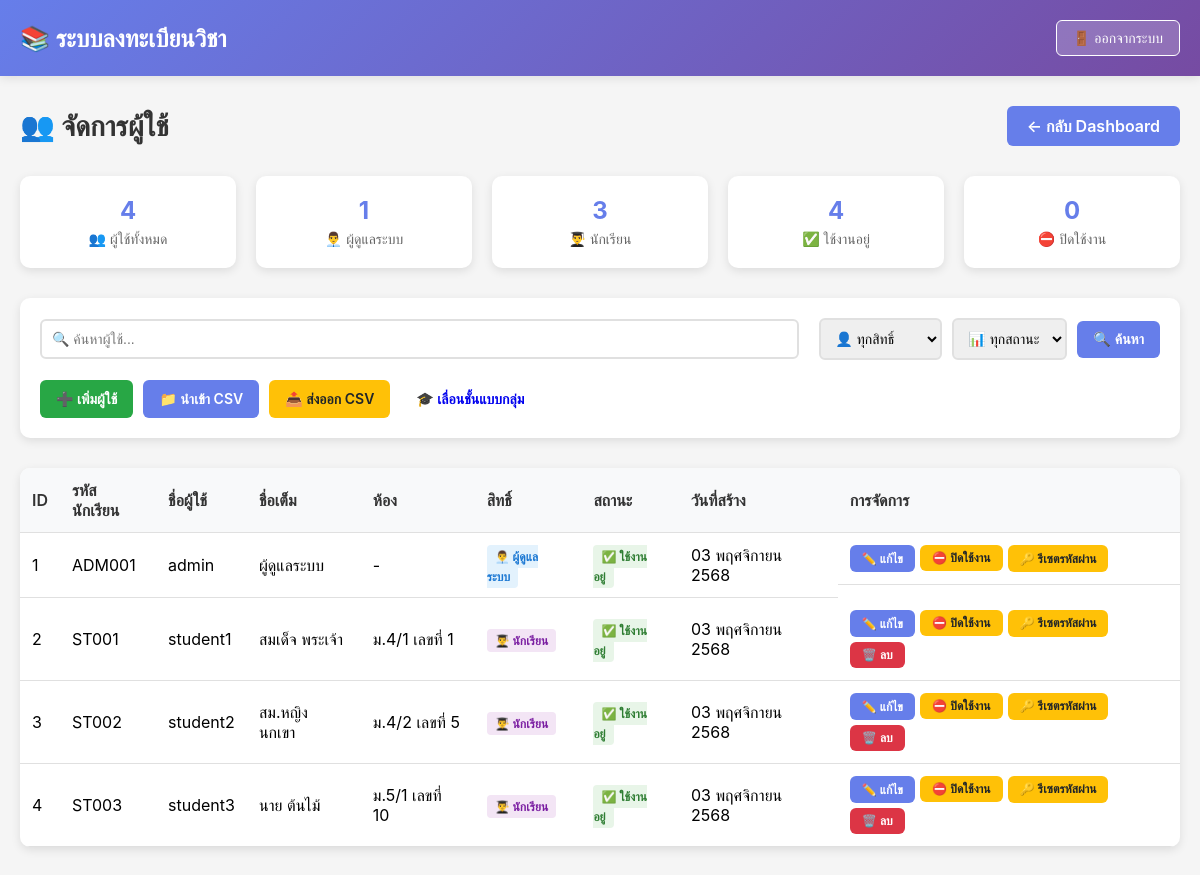
Page /admin/users-management.php (signed in) on the committed database.
### tables this page shows
CREATE TABLE users (
    id INT AUTO_INCREMENT PRIMARY KEY,
    student_id VARCHAR(50) UNIQUE NOT NULL,
    username VARCHAR(100) UNIQUE NOT NULL,
    password VARCHAR(255) NOT NULL,
    full_name VARCHAR(150) NOT NULL,
    class_room VARCHAR(50),
    class_number INT,
    email VARCHAR(100),
    role ENUM('student', 'admin') DEFAULT 'student',
    status ENUM('active', 'inactive') DEFAULT 'active',
    created_at TIMESTAMP DEFAULT CURRENT_TIMESTAMP,
    updated_at TIMESTAMP DEFAULT CURRENT_TIMESTAMP ON UPDATE CURRENT_TIMESTAMP,
    INDEX idx_student_id (student_id),
    INDEX idx_username (username),
    INDEX idx_role (role)
);

### config.php (called while the page is built, shortened)
<?php
function format_date_thai($date) {
    $thai_months = [
        'มกราคม', 'กุมภาพันธ์', 'มีนาคม', 'เมษายน',
        'พฤษภาคม', 'มิถุนายน', 'กรกฎาคม', 'สิงหาคม',
        'กันยายน', 'ตุลาคม', 'พฤศจิกายน', 'ธันวาคม'
    ];
    $date_obj = new DateTime($date);
    $year = $date_obj->format('Y') + 543;
    $month = (int)$date_obj->format('m') - 1;
    $day = $date_obj->format('d');
    return $day . ' ' . $thai_months[$month] . ' ' . $year;
}
?>

### admin/users-management.php (the view, shortened to what this page needs)
<?php
include '../config.php';
$search = $_GET['search'] ?? '';
$where_clause = '';
$query = "SELECT id, student_id, username, full_name, class_room, class_number, role, status, created_at FROM users $where_clause ORDER BY created_at DESC";
$stmt = $conn->prepare($query);
$stmt->execute();
$users_result = $stmt->get_result();
$stats_query = "SELECT
    COUNT(*) as total_users,
    SUM(CASE WHEN role = 'admin' THEN 1 ELSE 0 END) as admin_count,
    SUM(CASE WHEN role = 'student' THEN 1 ELSE 0 END) as student_count,
    SUM(CASE WHEN status = 'active' THEN 1 ELSE 0 END) as active_count,
    SUM(CASE WHEN status = 'inactive' THEN 1 ELSE 0 END) as inactive_count
FROM users";
$stats_result = $conn->query($stats_query);
$stats = $stats_result->fetch_assoc();
?>
<!DOCTYPE html>
<html lang="th">
<head>
</head>
<body>
    <div class="navbar">
        <div class="navbar-container">
            <div class="navbar-brand">📚 <?php echo SITE_NAME; ?></div>
            <a href="../logout.php" class="btn-logout">🚪 ออกจากระบบ</a>
        </div>
    </div>
    <div class="container">
        <div class="page-header">
            <h2>👥 จัดการผู้ใช้</h2>
            <a href="dashboard.php" class="btn-back">← กลับ Dashboard</a>
        </div>
        <div class="stats-grid">
            <div class="stat-card">
                <div class="stat-value"><?php echo $stats['total_users']; ?></div>
                <div class="stat-label">👥 ผู้ใช้ทั้งหมด</div>
            </div>
            <div class="stat-card">
                <div class="stat-value"><?php echo $stats['admin_count']; ?></div>
                <div class="stat-label">👨‍💼 ผู้ดูแลระบบ</div>
            </div>
            <div class="stat-card">
                <div class="stat-value"><?php echo $stats['student_count']; ?></div>
                <div class="stat-label">👨‍🎓 นักเรียน</div>
            </div>
            <div class="stat-card">
                <div class="stat-value"><?php echo $stats['active_count']; ?></div>
                <div class="stat-label">✅ ใช้งานอยู่</div>
            </div>
            <div class="stat-card">
                <div class="stat-value"><?php echo $stats['inactive_count']; ?></div>
                <div class="stat-label">⛔ ปิดใช้งาน</div>
            </div>
        </div>
        <div class="controls-section">
            <form method="GET" class="controls-row">
                <div class="search-box">
                    <input type="text" name="search" placeholder="🔍 ค้นหาผู้ใช้..." value="<?php echo htmlspecialchars($search); ?>">
                </div>
                <div class="filter-group">
                    <select name="filter_role">
                        <option value="">👤 ทุกสิทธิ์</option>
                    </select>
                    <select name="filter_status">
                        <option value="">📊 ทุกสถานะ</option>
                    </select>
                    <button type="submit" class="btn btn-primary">🔍 ค้นหา</button>
                </div>
            </form>
            <div class="action-buttons">
                <a href="user-add.php" class="btn btn-success">➕ เพิ่มผู้ใช้</a>
                <a href="user-import.php" class="btn btn-primary">📁 นำเข้า CSV</a>
                <a href="user-export.php" class="btn btn-warning">📤 ส่งออก CSV</a>
                <a href="bulk-user-promotion.php" class="btn btn-info">🎓 เลื่อนชั้นแบบกลุ่ม</a>
            </div>
        </div>
        <div class="users-table">
            <table class="table">
                <thead>
                    <tr>
                        <th>ID</th>
                        <th>รหัสนักเรียน</th>
                        <th>ชื่อผู้ใช้</th>
                        <th>ชื่อเต็ม</th>
                        <th>ห้อง</th>
                        <th>สิทธิ์</th>
                        <th>สถานะ</th>
                        <th>วันที่สร้าง</th>
                        <th>การจัดการ</th>
                    </tr>
                </thead>
                <tbody>
                    <?php if ($users_result->num_rows > 0): ?>
                        <?php while ($user = $users_result->fetch_assoc()): ?>
                            <tr>
                                <td><?php echo $user['id']; ?></td>
                                <td><?php echo htmlspecialchars($user['student_id']); ?></td>
                                <td><?php echo htmlspecialchars($user['username']); ?></td>
                                <td><?php echo htmlspecialchars($user['full_name']); ?></td>
                                <td>
                                    <?php if ($user['class_room']): ?>
                                        <?php echo htmlspecialchars($user['class_room']); ?>
                                        <?php if ($user['class_number']): ?>
                                            เลขที่ <?php echo $user['class_number']; ?>
                                        <?php endif; ?>
                                    <?php else: ?>
                                        -
                                    <?php endif; ?>
                                </td>
                                <td>
                                    <span class="role-badge role-<?php echo $user['role']; ?>">
                                        <?php echo $user['role'] == 'admin' ? '👨‍💼 ผู้ดูแลระบบ' : '👨‍🎓 นักเรียน'; ?>
                                    </span>
                                </td>
                                <td>
                                    <span class="status-badge status-<?php echo $user['status']; ?>">
                                        <?php echo $user['status'] == 'active' ? '✅ ใช้งานอยู่' : '⛔ ปิดใช้งาน'; ?>
                                    </span>
                                </td>
                                <td><?php echo format_date_thai($user['created_at']); ?></td>
                                <td class="action-buttons-cell">
                                    <a href="user-edit.php?id=<?php echo $user['id']; ?>" class="btn btn-primary btn-sm">✏️ แก้ไข</a>
                                    <form method="POST" style="display: inline;">
                                        <button type="submit" class="btn <?php echo $user['status'] == 'active' ? 'btn-warning' : 'btn-success'; ?> btn-sm">
                                            <?php echo $user['status'] == 'active' ? '⛔ ปิดใช้งาน' : '✅ เปิดใช้งาน'; ?>
                                        </button>
                                    </form>
                                    <button class="btn btn-warning btn-sm" onclick="resetPassword(<?php echo $user['id']; ?>)">🔑 รีเซตรหัสผ่าน</button>
                                    <?php if ($user['id'] != $_SESSION['user_id'] && $user['id'] != 1): ?>
                                        <button class="btn btn-danger btn-sm" onclick="deleteUser(<?php echo $user['id']; ?>, '<?php echo htmlspecialchars($user['full_name']); ?>')">🗑️ ลบ</button>
                                    <?php endif; ?>
                                </td>
                            </tr>
                        <?php endwhile; ?>
                    <?php endif; ?>
                </tbody>
            </table>
        </div>
    </div>
</body>
</html>

### admin/users-management.php (style rules this page uses)
* { margin: 0; padding: 0; box-sizing: border-box; }
body { font-family: -apple-system, BlinkMacSystemFont, 'Segoe UI', Roboto, sans-serif; background: #f5f5f5; }
.navbar { background: linear-gradient(135deg, #667eea 0%, #764ba2 100%); color: white; padding: 20px 0; box-shadow: 0 2px 10px rgba(0,0,0,0.1); }
.navbar-container { max-width: 1200px; margin: 0 auto; padding: 0 20px; display: flex; justify-content: space-between; align-items: center; }
.navbar-brand { font-size: 24px; font-weight: 700; }
.btn-logout { padding: 8px 16px; background: rgba(255,255,255,0.2); color: white; border: 1px solid white; border-radius: 6px; text-decoration: none; font-size: 14px; transition: all 0.3s; }
.container { max-width: 1200px; margin: 30px auto; padding: 0 20px; }
.page-header { display: flex; justify-content: space-between; align-items: center; margin-bottom: 30px; flex-wrap: wrap; gap: 15px; }
.page-header h2 { font-size: 28px; color: #333; }
.btn-back { padding: 10px 20px; background: #667eea; color: white; text-decoration: none; border-radius: 6px; font-weight: 600; transition: all 0.3s; }
.stats-grid { display: grid; grid-template-columns: repeat(auto-fit, minmax(200px, 1fr)); gap: 20px; margin-bottom: 30px; }
.stat-card { background: white; padding: 20px; border-radius: 10px; box-shadow: 0 3px 10px rgba(0,0,0,0.1); text-align: center; }
.stat-value { font-size: 24px; font-weight: 700; color: #667eea; margin-bottom: 5px; }
.stat-label { color: #666; font-size: 14px; }
.controls-section { background: white; padding: 20px; border-radius: 10px; box-shadow: 0 3px 10px rgba(0,0,0,0.1); margin-bottom: 30px; }
.controls-row { display: flex; gap: 20px; align-items: center; flex-wrap: wrap; margin-bottom: 20px; }
.search-box { flex: 1; min-width: 250px; }
.search-box input { width: 100%; padding: 10px; border: 2px solid #e0e0e0; border-radius: 6px; font-size: 14px; }
.filter-group { display: flex; gap: 10px; align-items: center; }
.filter-group select { padding: 10px; border: 2px solid #e0e0e0; border-radius: 6px; font-size: 14px; }
.action-buttons { display: flex; gap: 10px; flex-wrap: wrap; }
.btn { padding: 10px 16px; border: none; border-radius: 6px; font-size: 14px; font-weight: 600; cursor: pointer; text-decoration: none; transition: all 0.3s; display: inline-flex; align-items: center; gap: 8px; }
.btn-primary { background: #667eea; color: white; }
.btn-success { background: #28a745; color: white; }
.btn-warning { background: #ffc107; color: #212529; }
.btn-danger { background: #dc3545; color: white; }
.btn-sm { padding: 6px 12px; font-size: 12px; }
.users-table { background: white; border-radius: 10px; box-shadow: 0 3px 10px rgba(0,0,0,0.1); overflow: hidden; }
.table { width: 100%; border-collapse: collapse; }
.table th, .table td { padding: 12px; text-align: left; border-bottom: 1px solid #e0e0e0; }
.table th { background: #f8f9fa; font-weight: 600; color: #333; }
.role-badge { padding: 4px 8px; border-radius: 4px; font-size: 12px; font-weight: 600; }
.role-admin { background: #e3f2fd; color: #1976d2; }
.role-student { background: #f3e5f5; color: #7b1fa2; }
.status-badge { padding: 4px 8px; border-radius: 4px; font-size: 12px; font-weight: 600; }
.status-active { background: #e8f5e8; color: #2e7d32; }
.action-buttons-cell { display: flex; gap: 5px; flex-wrap: wrap; }

### rows in the picture
users: id "1", student "ADM001", username "admin", full_name "ผู้ดูแลระบบ", role "👨‍💼 ผู้ดูแลระบบ", status "✅ ใช้งานอยู่", created_at "03 พฤศจิกายน 2568"
users: id "2", student "ST001", username "student1", full_name "สมเด็จ พระเจ้า", class_room "ม.4/1", class_number "1", role "👨‍🎓 นักเรียน", status "✅ ใช้งานอยู่", created_at "03 พฤศจิกายน 2568"
users: id "3", student "ST002", username "student2", full_name "สม.หญิง นกเขา", class_room "ม.4/2", class_number "5", role "👨‍🎓 นักเรียน", status "✅ ใช้งานอยู่", created_at "03 พฤศจิกายน 2568"
users: id "4", student "ST003", username "student3", full_name "นาย ต้นไม้", class_room "ม.5/1", class_number "10", role "👨‍🎓 นักเรียน", status "✅ ใช้งานอยู่", created_at "03 พฤศจิกายน 2568"

### other values in the picture
SITE_NAME "ระบบลงทะเบียนวิชา"
$stats['total_users'] "4"
$stats['admin_count'] "1"
$stats['student_count'] "3"
$stats['active_count'] "4"
$stats['inactive_count'] "0"
